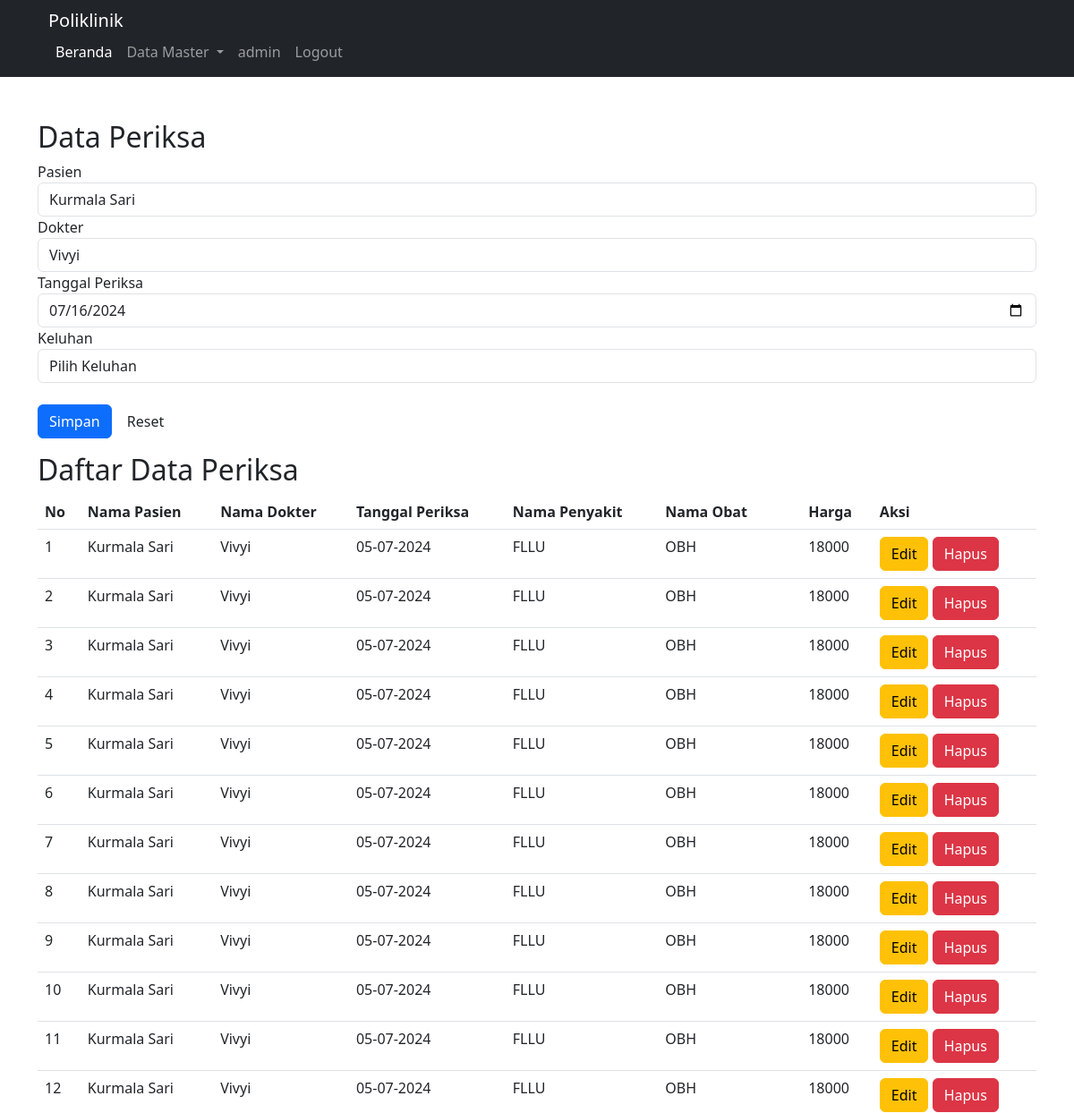
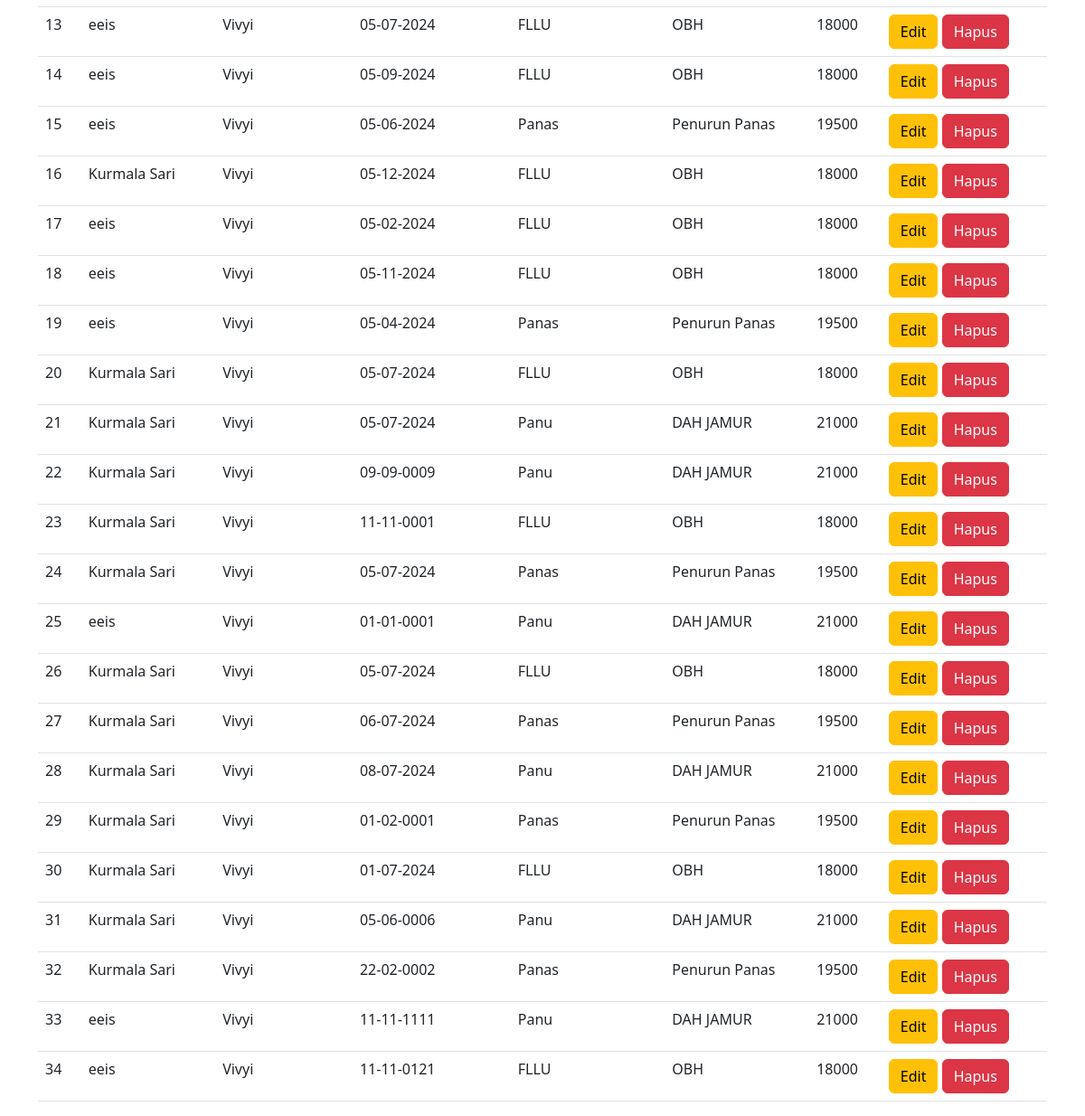
/data_periksa.php, run on the app's committed database (2 pictures, top to bottom).
### tables this page shows
CREATE TABLE `periksa` (
  `id_periksa` int(11) NOT NULL,
  `id_pasien` int(11) NOT NULL,
  `id_dokter` int(11) NOT NULL,
  `tgl_periksa` date NOT NULL,
  `id_obat` int(11) NOT NULL,
  `id_penyakit` int(11) NOT NULL,
  `id_harga` int(11) NOT NULL
);

CREATE TABLE `pasien` (
  `id_pasien` int(11) NOT NULL,
  `nama_pasien` varchar(30) NOT NULL,
  `alamat_pasien` text NOT NULL,
  `no_hp_pasien` varchar(50) NOT NULL
);

CREATE TABLE `dokter` (
  `id_dokter` int(11) NOT NULL,
  `nama_dokter` varchar(50) NOT NULL,
  `alamat_dokter` text NOT NULL,
  `no_hp_dokter` varchar(50) NOT NULL
);

CREATE TABLE `obat` (
  `id_obat` int(11) NOT NULL,
  `nama_obat` varchar(255) NOT NULL,
  `id_penyakit` varchar(255) NOT NULL,
  `harga` int(11) NOT NULL,
  `foto` varchar(100) NOT NULL
);

### data_periksa.php (the view, shortened to what this page needs)
<?php
include "header.php";
include "database.php";
?>
<div class="container mt-5">
    <h2>Data Periksa</h2>
    <form name="periksa" action="data_periksa.php" method="POST">
        <div class="form-group">
            <label for="inputpasien">Pasien</label>
            <select class="form-control" name="id_pasien">
                <?php
                $pasien_result = mysqli_query($conn, "SELECT * FROM pasien");
                while ($data_pasien = mysqli_fetch_array($pasien_result)) {
                    echo '<option value="' . $data_pasien['id_pasien'] . '">' . $data_pasien['nama_pasien'] . '</option>';
                }
                ?>
            </select>
        </div>
        <div class="form-group">
            <label for="inputDokter">Dokter</label>
            <select class="form-control" name="id_dokter">
                <?php
                $dokter_result = mysqli_query($conn, "SELECT * FROM dokter");
                while ($data_dokter = mysqli_fetch_array($dokter_result)) {
                    echo '<option value="' . $data_dokter['id_dokter'] . '">' . $data_dokter['nama_dokter'] . '</option>';
                }
                ?>
            </select>
        </div>
        <div class="form-group">
            <label for="tgl">Tanggal Periksa</label>
            <input type="date" name="tgl_periksa" id="tgl" value="<?= date('Y-m-d') ?>" class="form-control" required autofocus>
        </div>
        <div class="form-group">
            <label for="inputObat">Keluhan</label>
                <select class="form-control" name="id_obat" id="inputObat" onchange="updateFields()">
                <option value="">Pilih Keluhan</option>
            </select>
        </div>
        <br>
        <button type="submit" class="btn btn-primary">Simpan</button>
        <button type="reset" class="btn btn-default">Reset</button>
    </form>
    <h2>Daftar Data Periksa</h2>
    <table class="table">
        <thead>
            <tr>
                <th>No</th>
                <th>Nama Pasien</th>
                <th>Nama Dokter</th>
                <th>Tanggal Periksa</th>
                <th>Nama Penyakit</th>
                <th>Nama Obat</th>
                <th>Harga</th>
                <th>Aksi</th>
            </tr>
        </thead>
        <tbody>
            <?php
            $result = mysqli_query($conn, "SELECT p.*, ps.nama_pasien, d.nama_dokter, o.id_penyakit, o.nama_obat, o.harga
                                          FROM periksa p
                                          INNER JOIN pasien ps ON p.id_pasien = ps.id_pasien
                                          INNER JOIN dokter d ON p.id_dokter = d.id_dokter
                                          INNER JOIN obat o ON p.id_obat = o.id_obat");
            $no = 1;
            while ($ambil_data = mysqli_fetch_array($result)) {
                $tgl_periksa_format = date("d-m-Y", strtotime($ambil_data['tgl_periksa']));
            ?>
                <tr>
                    <td><?php echo $no++ ?></td>
                    <td><?php echo $ambil_data['nama_pasien'] ?></td>
                    <td><?php echo $ambil_data['nama_dokter'] ?></td>
                    <td><?php echo $tgl_periksa_format ?></td>
                    <td><?php echo $ambil_data['id_penyakit'] ?></td>
                    <td><?php echo $ambil_data['nama_obat'] ?></td>
                    <td><?php echo $ambil_data['harga'] ?></td>
                    <td>
                        <a href="edit_periksa.php?id=<?php echo $ambil_data['id_periksa']?>" class="btn btn-warning">Edit</a>
                        <a href="hapus_data_periksa.php?id=<?php echo $ambil_data['id_periksa']?>" class="btn btn-danger" onclick="return confirm('Yakin Hapus ini ?')">Hapus</a>
                    </td>
                </tr>
            <?php
            }
            ?>
        </tbody>
    </table>
</div>

### data on the page
periksa: id_pasien.nama_pasien "Kurmala Sari", id_dokter.nama_dokter "Vivyi", tgl_periksa "05-07-2024", id_obat.id_penyakit "FLLU", id_obat.nama_obat "OBH", id_obat.harga "18000"
periksa: id_pasien.nama_pasien "Kurmala Sari", id_dokter.nama_dokter "Vivyi", tgl_periksa "05-07-2024", id_obat.id_penyakit "FLLU", id_obat.nama_obat "OBH", id_obat.harga "18000"
periksa: id_pasien.nama_pasien "Kurmala Sari", id_dokter.nama_dokter "Vivyi", tgl_periksa "05-07-2024", id_obat.id_penyakit "FLLU", id_obat.nama_obat "OBH", id_obat.harga "18000"
periksa: id_pasien.nama_pasien "Kurmala Sari", id_dokter.nama_dokter "Vivyi", tgl_periksa "05-07-2024", id_obat.id_penyakit "FLLU", id_obat.nama_obat "OBH", id_obat.harga "18000"
periksa: id_pasien.nama_pasien "Kurmala Sari", id_dokter.nama_dokter "Vivyi", tgl_periksa "05-07-2024", id_obat.id_penyakit "FLLU", id_obat.nama_obat "OBH", id_obat.harga "18000"
periksa: id_pasien.nama_pasien "Kurmala Sari", id_dokter.nama_dokter "Vivyi", tgl_periksa "05-07-2024", id_obat.id_penyakit "FLLU", id_obat.nama_obat "OBH", id_obat.harga "18000"
periksa: id_pasien.nama_pasien "Kurmala Sari", id_dokter.nama_dokter "Vivyi", tgl_periksa "05-07-2024", id_obat.id_penyakit "FLLU", id_obat.nama_obat "OBH", id_obat.harga "18000"
periksa: id_pasien.nama_pasien "Kurmala Sari", id_dokter.nama_dokter "Vivyi", tgl_periksa "05-07-2024", id_obat.id_penyakit "FLLU", id_obat.nama_obat "OBH", id_obat.harga "18000"
periksa: id_pasien.nama_pasien "Kurmala Sari", id_dokter.nama_dokter "Vivyi", tgl_periksa "05-07-2024", id_obat.id_penyakit "FLLU", id_obat.nama_obat "OBH", id_obat.harga "18000"
periksa: id_pasien.nama_pasien "Kurmala Sari", id_dokter.nama_dokter "Vivyi", tgl_periksa "05-07-2024", id_obat.id_penyakit "FLLU", id_obat.nama_obat "OBH", id_obat.harga "18000"
periksa: id_pasien.nama_pasien "Kurmala Sari", id_dokter.nama_dokter "Vivyi", tgl_periksa "05-07-2024", id_obat.id_penyakit "FLLU", id_obat.nama_obat "OBH", id_obat.harga "18000"
periksa: id_pasien.nama_pasien "Kurmala Sari", id_dokter.nama_dokter "Vivyi", tgl_periksa "05-07-2024", id_obat.id_penyakit "FLLU", id_obat.nama_obat "OBH", id_obat.harga "18000"
periksa: id_pasien.nama_pasien "eeis", id_dokter.nama_dokter "Vivyi", tgl_periksa "05-07-2024", id_obat.id_penyakit "FLLU", id_obat.nama_obat "OBH", id_obat.harga "18000"
periksa: id_pasien.nama_pasien "eeis", id_dokter.nama_dokter "Vivyi", tgl_periksa "05-09-2024", id_obat.id_penyakit "FLLU", id_obat.nama_obat "OBH", id_obat.harga "18000"
periksa: id_pasien.nama_pasien "eeis", id_dokter.nama_dokter "Vivyi", tgl_periksa "05-06-2024", id_obat.id_penyakit "Panas", id_obat.nama_obat "Penurun Panas", id_obat.harga "19500"
periksa: id_pasien.nama_pasien "Kurmala Sari", id_dokter.nama_dokter "Vivyi", tgl_periksa "05-12-2024", id_obat.id_penyakit "FLLU", id_obat.nama_obat "OBH", id_obat.harga "18000"
periksa: id_pasien.nama_pasien "eeis", id_dokter.nama_dokter "Vivyi", tgl_periksa "05-02-2024", id_obat.id_penyakit "FLLU", id_obat.nama_obat "OBH", id_obat.harga "18000"
periksa: id_pasien.nama_pasien "eeis", id_dokter.nama_dokter "Vivyi", tgl_periksa "05-11-2024", id_obat.id_penyakit "FLLU", id_obat.nama_obat "OBH", id_obat.harga "18000"
periksa: id_pasien.nama_pasien "eeis", id_dokter.nama_dokter "Vivyi", tgl_periksa "05-04-2024", id_obat.id_penyakit "Panas", id_obat.nama_obat "Penurun Panas", id_obat.harga "19500"
periksa: id_pasien.nama_pasien "Kurmala Sari", id_dokter.nama_dokter "Vivyi", tgl_periksa "05-07-2024", id_obat.id_penyakit "FLLU", id_obat.nama_obat "OBH", id_obat.harga "18000"
periksa: id_pasien.nama_pasien "Kurmala Sari", id_dokter.nama_dokter "Vivyi", tgl_periksa "05-07-2024", id_obat.id_penyakit "Panu", id_obat.nama_obat "DAH JAMUR", id_obat.harga "21000"
periksa: id_pasien.nama_pasien "Kurmala Sari", id_dokter.nama_dokter "Vivyi", tgl_periksa "09-09-0009", id_obat.id_penyakit "Panu", id_obat.nama_obat "DAH JAMUR", id_obat.harga "21000"
periksa: id_pasien.nama_pasien "Kurmala Sari", id_dokter.nama_dokter "Vivyi", tgl_periksa "11-11-0001", id_obat.id_penyakit "FLLU", id_obat.nama_obat "OBH", id_obat.harga "18000"
periksa: id_pasien.nama_pasien "Kurmala Sari", id_dokter.nama_dokter "Vivyi", tgl_periksa "05-07-2024", id_obat.id_penyakit "Panas", id_obat.nama_obat "Penurun Panas", id_obat.harga "19500"
periksa: id_pasien.nama_pasien "eeis", id_dokter.nama_dokter "Vivyi", tgl_periksa "01-01-0001", id_obat.id_penyakit "Panu", id_obat.nama_obat "DAH JAMUR", id_obat.harga "21000"
periksa: id_pasien.nama_pasien "Kurmala Sari", id_dokter.nama_dokter "Vivyi", tgl_periksa "05-07-2024", id_obat.id_penyakit "FLLU", id_obat.nama_obat "OBH", id_obat.harga "18000"
periksa: id_pasien.nama_pasien "Kurmala Sari", id_dokter.nama_dokter "Vivyi", tgl_periksa "06-07-2024", id_obat.id_penyakit "Panas", id_obat.nama_obat "Penurun Panas", id_obat.harga "19500"
periksa: id_pasien.nama_pasien "Kurmala Sari", id_dokter.nama_dokter "Vivyi", tgl_periksa "08-07-2024", id_obat.id_penyakit "Panu", id_obat.nama_obat "DAH JAMUR", id_obat.harga "21000"
periksa: id_pasien.nama_pasien "Kurmala Sari", id_dokter.nama_dokter "Vivyi", tgl_periksa "01-02-0001", id_obat.id_penyakit "Panas", id_obat.nama_obat "Penurun Panas", id_obat.harga "19500"
periksa: id_pasien.nama_pasien "Kurmala Sari", id_dokter.nama_dokter "Vivyi", tgl_periksa "01-07-2024", id_obat.id_penyakit "FLLU", id_obat.nama_obat "OBH", id_obat.harga "18000"
periksa: id_pasien.nama_pasien "Kurmala Sari", id_dokter.nama_dokter "Vivyi", tgl_periksa "05-06-0006", id_obat.id_penyakit "Panu", id_obat.nama_obat "DAH JAMUR", id_obat.harga "21000"
periksa: id_pasien.nama_pasien "Kurmala Sari", id_dokter.nama_dokter "Vivyi", tgl_periksa "22-02-0002", id_obat.id_penyakit "Panas", id_obat.nama_obat "Penurun Panas", id_obat.harga "19500"
periksa: id_pasien.nama_pasien "eeis", id_dokter.nama_dokter "Vivyi", tgl_periksa "11-11-1111", id_obat.id_penyakit "Panu", id_obat.nama_obat "DAH JAMUR", id_obat.harga "21000"
periksa: id_pasien.nama_pasien "eeis", id_dokter.nama_dokter "Vivyi", tgl_periksa "11-11-0121", id_obat.id_penyakit "FLLU", id_obat.nama_obat "OBH", id_obat.harga "18000"

### other printed values
form field id_pasien "Kurmala Sari"
form field id_dokter "Vivyi"
